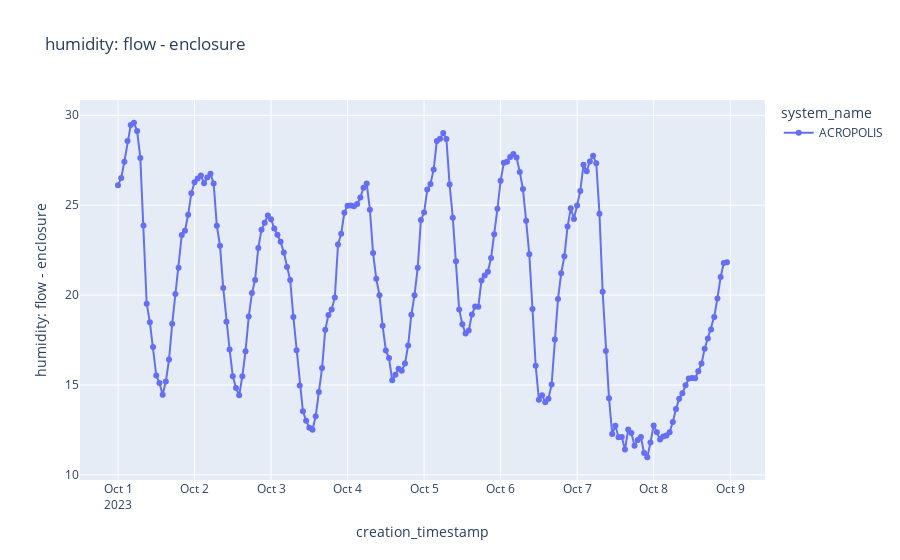

The code cell stored with this chart in its notebook:
### Code cell
# Humidity Delta
col_name = "humidity: flow - enclosure"

df_temp = df_a.with_columns((pl.col("sht45_humidity") - pl.col("enclosure_bme280_humidity")).alias(col_name)) \
.select("creation_timestamp","system_name",col_name)

plot_sensor_measurement(df_temp.collect(), col_name=col_name)

### Figure 1 — Plotly figure (JSON) as saved in the notebook; plotly's stock layout.template omitted (floating-point values rounded to 4 significant figures; data arrays with more than 128 entries replaced by an {"elided": "..."} marker saying what was removed)
{"data": [{"hovertemplate": "system_name=ACROPOLIS<br>creation_timestamp=%{x}<br>humidity: flow - enclosure=%{y}<extra></extra>", "legendgroup": "ACROPOLIS", "line": {"color": "#636efa", "dash": "solid"}, "marker": {"symbol": "circle"}, "mode": "lines+markers", "name": "ACROPOLIS", "orientation": "v", "showlegend": true, "type": "scatter", "x": {"elided": "192 str values"}, "xaxis": "x", "y": {"elided": "192 float values"}, "yaxis": "y"}], "layout": {"legend": {"title": {"text": "system_name"}, "tracegroupgap": 0}, "title": {"text": "humidity: flow - enclosure"}, "xaxis": {"anchor": "y", "domain": [0, 1], "title": {"text": "creation_timestamp"}}, "yaxis": {"anchor": "x", "domain": [0, 1], "title": {"text": "humidity: flow - enclosure"}}}}
